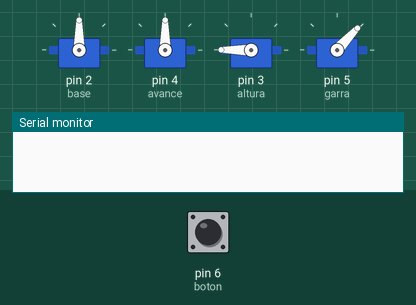
Recording of a sketch running on a simulated Arduino Uno, built with avr-gcc and run on an emulated ATmega328P. On the bench: 4 × servo, the last lines printed to the serial monitor. The inputs (shaded band) are chosen by the test bench; at power-on: pin 6 (boton) LOW.

Above: at 4.2 s.
4.3 s: pin 6 (boton) pulled HIGH for 0.15 s
At 4.71 s:
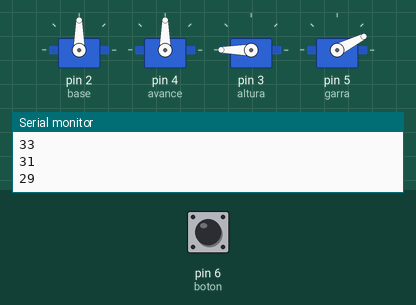
At 6.32 s:
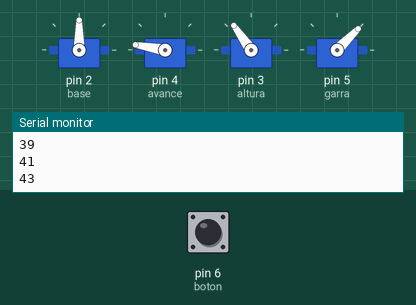
10.3 s: pin 6 (boton) pulled HIGH for 1 s
At 10.87 s:
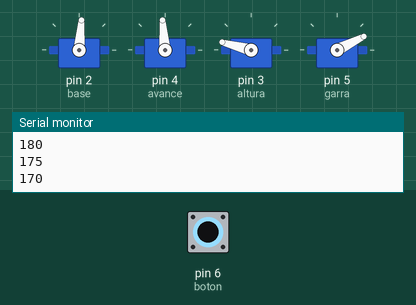
13.3 s: pin 6 (boton) pulled HIGH for 3.2 s
Timing chart, 0 to 22.7 s (numbered marks = the images above; inputs shaded):
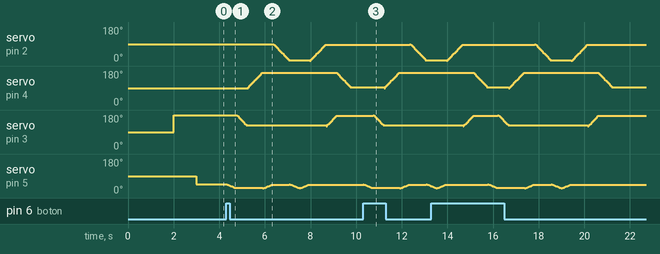

Measured:
- after the input at 4.3 s, servo on pin 4 (avance): rises from 90° to 170° in 0.60 s, then falls to 95° in 3.9 s

The sketch:

brazo_matriz.ino
```cpp
#include <Servo.h>
#define pausa 40
Servo base,avance,altura,garra;

int mov[4][20]={{90,85,80,75,70,65,60,55,50,45,40,35,30,25,20,15,10,5,1},
                {90,95,100,105,110,115,120,125,130,135,140,145,150,155,160,165,170,175},
                {180,175,170,165,160,155,150,145,140,135,130,125,120},
                {47,45,43,41,39,37,35,33,31,29,27,25}};
int x,estado;
int boton=6;

void setup() {
  Serial.begin(9600);
  pinMode(boton,INPUT);
  base.attach(2);
  avance.attach(4);
  altura.attach(3);
  garra.attach(5);

  // Posicion inicial
  base.write(90);
  delay(1000);
  avance.write(90);
  delay(1000);
  altura.write(180);
  delay(1000);
  garra.write(47);


}
void loop() {

  estado=digitalRead(boton);
  if(estado==1)
  {
    for(x=0;x<11;x++){
      garra.write(mov[3][x]);
      delay(pausa);
      Serial.println(garra.read());
    }
    for(x=0;x<12;x++){
      altura.write(mov[2][x]);
      delay(pausa);
      Serial.println(altura.read());
    }
    for(x=0;x<17;x++){
      avance.write(mov[1][x]);
      delay(pausa);
      Serial.println(avance.read());
    }


    for(x=11;x>0;x--){
      garra.write(mov[3][x]);
      delay(pausa);
      Serial.println(garra.read());
    }
    for(x=0;x<18;x++){
      base.write(mov[0][x]);
      delay(pausa);
      Serial.println(base.read());
    }
    for(x=0;x<11;x++){
      garra.write(mov[3][x]);
      delay(pausa);
      Serial.println(garra.read());
    }
    //vuelta
    for(x=11;x>0;x--){
      garra.write(mov[3][x]);
      delay(pausa);
      Serial.println(garra.read());
    }
    for(x=18;x>0;x--){
      base.write(mov[0][x]);
      delay(pausa);
      Serial.println(base.read());
    }
    for(x=12;x>0;x--){
      altura.write(mov[2][x]);
      delay(pausa);
      Serial.println(altura.read());
    }
    for(x=15;x>0;x--){
      avance.write(mov[1][x]);
      delay(pausa);
      Serial.println(avance.read());
    }


  }
}
```
